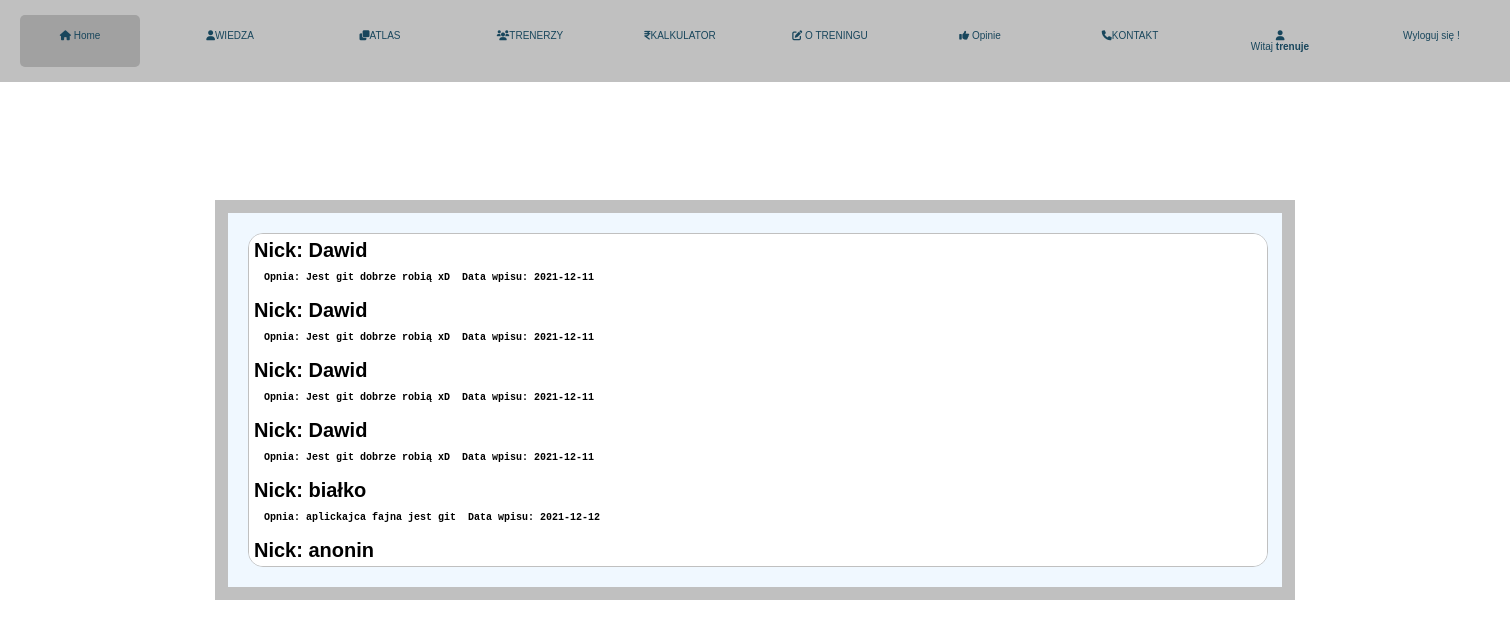
/wyswietl_opinie.php (signed in), run on the app's committed database.
### tables this page shows
CREATE TABLE `opinie` (
  `id` int(11) NOT NULL,
  `nick` text NOT NULL,
  `tresc` text NOT NULL,
  `data` date NOT NULL
);

### wyswietl_opinie.php (the view, shortened to what this page needs)
<!DOCTYPE html>
<html lang="en">
<head>
    <link rel="stylesheet" href="css/opinie_style.css">
    <link rel="stylesheet" href="https://cdnjs.cloudflare.com/ajax/libs/font-awesome/6.0.0-beta3/css/all.min.css">
</head>
<body>
<div class="menu-bar">
    <ul>
        <li class="active"><a href="home.php"><i class="fas fa-home"></i>  Home</a</i></li>
        <li><a href="#"><i class="fas fa-user"></i>WIEDZA</a>
       </li>
        <li><a href="plan.php"><i class="fas fa-clone"></i>ATLAS</a> </li>
        <li><a href="#"><i class="fas fa-users"></i>TRENERZY</a>
            </li>
        <li><a href="#"><i class="fas fa-inr"></i>KALKULATOR</a>
            </li>
        <li><a href="#"><i class="fas fa-edit"></i> O TRENINGU</a>
            </li>
           <li><a href="opinie.php"><i class="fas fa-thumbs-up"></i> Opinie</a>
            </li>
        <li><a href="kontakt.php"><i class="fas fa-phone"></i>KONTAKT</a></li>
        <li><i class="fas fa-user"></i>
                <?php
            echo "<p>Witaj "."<b>".$_SESSION['user']."</b>"."</br>";
            ?></a></li>
        <li><a href="kontakt.php"><i class="fas fa-logout"></i> <?php
                echo "<a href='logout.php'>Wyloguj się !</a>";
        ?></a></li>
    </ul>
</div>
<div class="block1">
    <div class="container5">
<?php
$servername = "localhost";
$username = "root";
$password = "";
$dbname = "trener1";
$conn = new mysqli($servername, $username, $password, $dbname);
$sql = "SELECT nick, tresc, data FROM opinie";
$result = $conn->query($sql);
if ($result->num_rows > 0) {
  while($row = $result->fetch_assoc()) {
    echo "<h1>Nick: " . $row["nick"].  "<br>"."<h3>Opnia: " . $row["tresc"]. " "."&nbsp" ."Data wpisu: ". $row["data"]. "<br>".  "<br>";
  }
} else {
  echo "0 results";
}
?>
</div>
</div>

### css/opinie_style.css (style rules this page uses)
* { padding:0; margin: 0; box-sizing: border-box; }
body { background-image: url(tlo2.jpg); background-size: cover; background-position: center; font-family: sans-serif; font-size: 10px; }
.menu-bar { background: silver; text-align: center; }
.menu-bar ul { display: inline-flex; list-style:none ; color: #18465c; visibility: visible; }
.menu-bar ul li { width: 120px; padding: 15px; margin: 15px; }
.menu-bar ul li a { text-decoration: none; color: #18465c; }
.active, .menu-bar ul li:hover { background: rgb(161, 161, 161); border-radius: 5px; }
.block1 { position: absolute; top: 400px; left: 50%; transform: translate(-50%,-50%); width:1080px; height: 400px; border: 13px solid silver; background-color: aliceblue; display: flex; flex-wrap: wrap; flex-direction: column }
h3 { font-size: 10px; margin-top: 10px; margin-left: 10px; margin-bottom: 5px; font-family: 'Courier New', Courier, monospace; }
.container5 { height: 340px; width: 1020px; scroll-behavior: smooth; overflow: scroll; padding: auto; margin: 20px; background: #fff; padding: 5px; border-radius: 15px; border: 1px silver solid; }

### data on the page
opinie: nick "Dawid", tresc "Jest git dobrze robią xD", data "2021-12-11"
opinie: nick "Dawid", tresc "Jest git dobrze robią xD", data "2021-12-11"
opinie: nick "Dawid", tresc "Jest git dobrze robią xD", data "2021-12-11"
opinie: nick "Dawid", tresc "Jest git dobrze robią xD", data "2021-12-11"
opinie: nick "białko", tresc "aplickajca fajna jest git", data "2021-12-12"
opinie: nick "anonin"

### other printed values
$_SESSION['user'] "trenuje"
